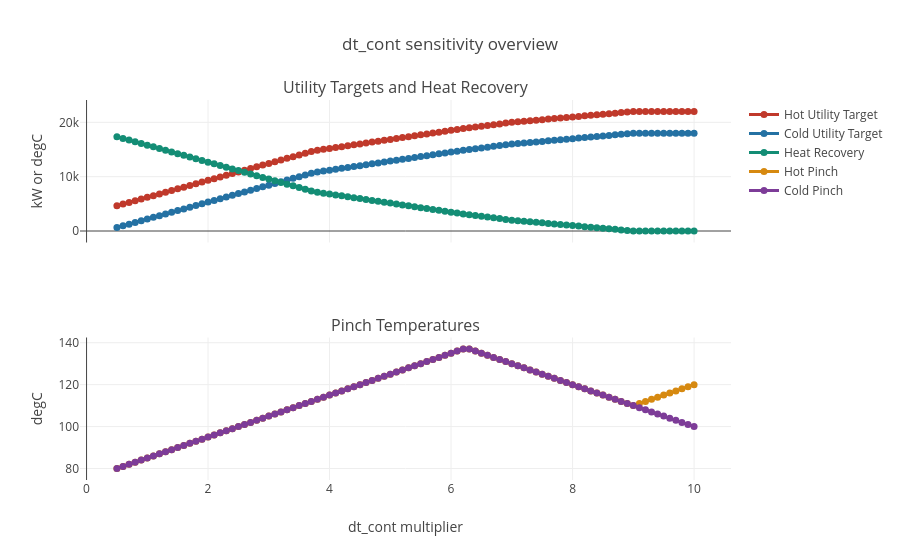

Notebook code cell kept with this figure:
### Code cell
series_colors = {
    "Hot Utility Target": "#c0392b",
    "Cold Utility Target": "#2471a3",
    "Heat Recovery": "#138d75",
    "Hot Pinch": "#d68910",
    "Cold Pinch": "#7d3c98",
}

sensitivity_fig = make_subplots(
    rows=2,
    cols=1,
    shared_xaxes=True,
    subplot_titles=(
        "Utility Targets and Heat Recovery",
        "Pinch Temperatures",
    ),
)

for column in ["Hot Utility Target", "Cold Utility Target", "Heat Recovery"]:
    sensitivity_fig.add_trace(
        go.Scatter(
            x=sensitivity["dt_cont multiplier"],
            y=sensitivity[column],
            mode="lines+markers",
            name=column,
            line={"color": series_colors[column], "width": 3},
            marker={"color": series_colors[column], "size": 7},
        ),
        row=1,
        col=1,
    )

for column in ["Hot Pinch", "Cold Pinch"]:
    sensitivity_fig.add_trace(
        go.Scatter(
            x=sensitivity["dt_cont multiplier"],
            y=sensitivity[column],
            mode="lines+markers",
            name=column,
            line={"color": series_colors[column], "width": 3},
            marker={"color": series_colors[column], "size": 7},
        ),
        row=2,
        col=1,
    )

sensitivity_fig.update_xaxes(title_text="dt_cont multiplier", row=2, col=1)
sensitivity_fig.update_yaxes(title_text="kW or degC", row=1, col=1)
sensitivity_fig.update_yaxes(title_text="degC", row=2, col=1)
sensitivity_fig.update_layout(title="dt_cont sensitivity overview")
sensitivity_fig
